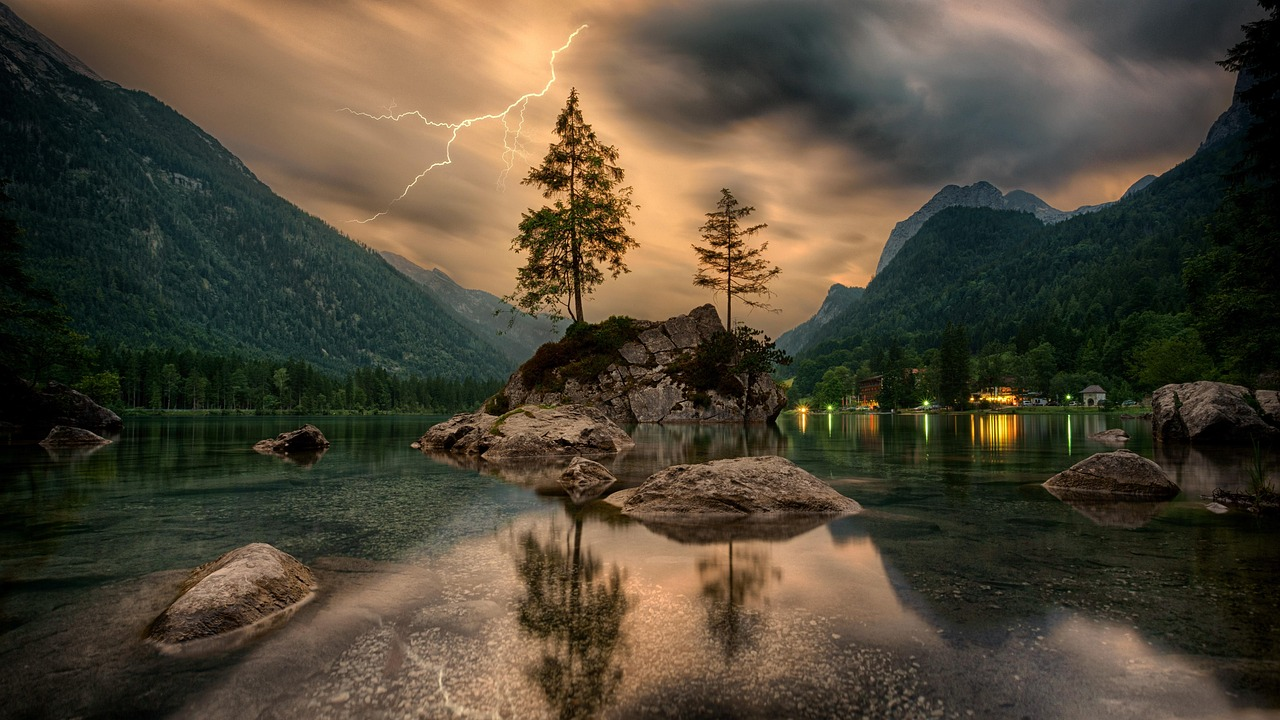
#> input picture sample.jpg, 1280 x 720 px
$ jupyter execute 'first assesment.ipynb'
#> lines starting #> are read from the running program, lines starting #| are printed output that depends on the picture; after the words box and inside, x2 and y2 are one past the last pixel; in counts of white or black regions, pixels touching at a corner belong together
[cell 1]
# Import libraries
import cv2
import numpy as np
import matplotlib.pyplot as plt
from PIL import Image
from skimage import io
from scipy.spatial import distance

def show(img, title="Image", cmap=None):
    plt.figure(figsize=(6, 6))
    if len(img.shape) == 3:
        plt.imshow(cv2.cvtColor(img, cv2.COLOR_BGR2RGB))
    else:
        plt.imshow(img, cmap=cmap)
    plt.title(title)
    plt.axis('off')
    plt.show()

filename='sample.jpg'

[cell 2]
# 1. OpenCV
img_cv = cv2.imread(filename)
#> img_cv is the input picture: shape (720, 1280, 3); mean B, G, R 54.4, 70.9, 79.8
print(f"OpenCV - Type: {type(img_cv)}, Shape: {img_cv.shape} (H, W, Channels)")
#| OpenCV - Type: <class 'numpy.ndarray'>, Shape: (720, 1280, 3) (H, W, Channels)

# 2. Pillow (PIL)
img_pil = Image.open(filename)
print(f"Pillow - Type: {type(img_pil)}, Size: {img_pil.size} (W, H)")
#| Pillow - Type: <class 'PIL.JpegImagePlugin.JpegImageFile'>, Size: (1280, 720) (W, H)

# 3. Scikit-Image
img_sk = io.imread(filename)
print(f"Scikit - Type: {type(img_sk)}, Shape: {img_sk.shape} (H, W, Channels)")
#| Scikit - Type: <class 'numpy.ndarray'>, Shape: (720, 1280, 3) (H, W, Channels)
print("Yash Agarwal 23BAI0011")

[cell 3]
img_color = cv2.imread(filename)
img_gray = cv2.cvtColor(img_color, cv2.COLOR_BGR2GRAY)
_, img_binary = cv2.threshold(img_gray, 127, 255, cv2.THRESH_BINARY)
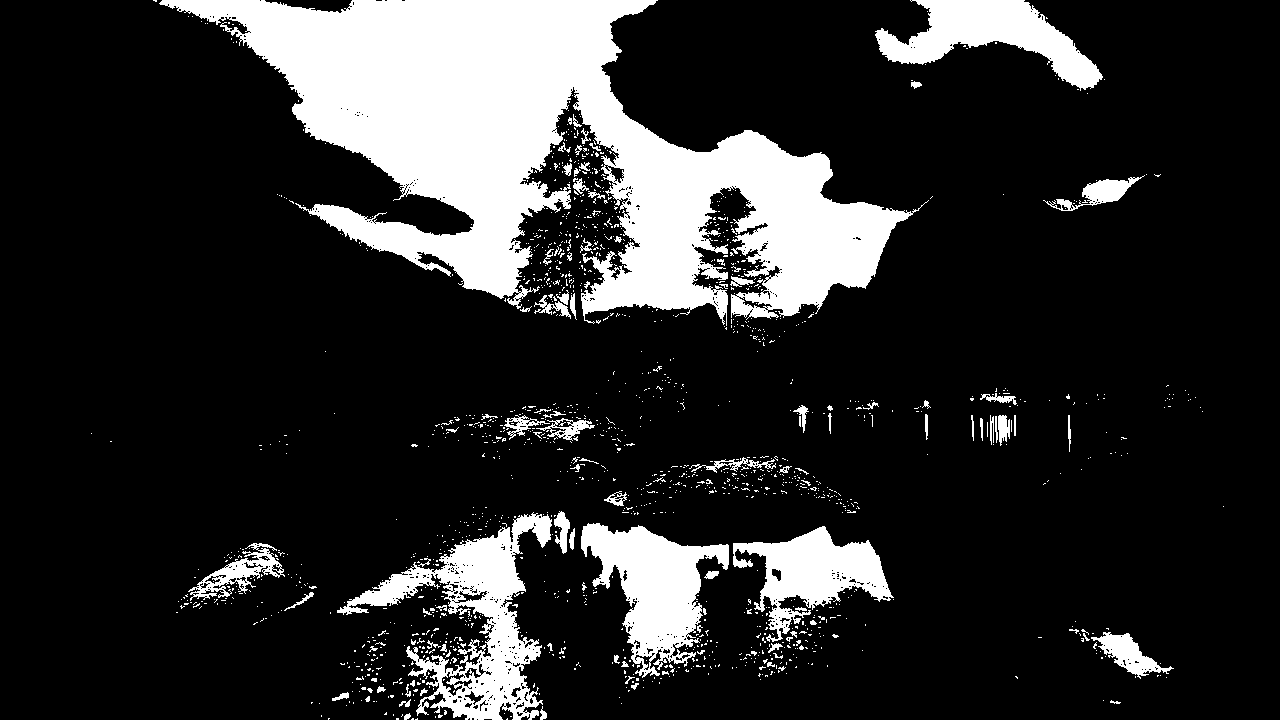
#> img_binary: shape (720, 1280); 17.5% white; 1561 white regions (1459 under 20 px), largest, box (x1, y1, x2, y2) and area: (159, 0, 929, 326) 105209, (337, 512, 552, 720) 14084, (581, 523, 729, 678) 10751

fig, axs = plt.subplots(1, 3, figsize=(15, 5))

# Plot Binary
axs[0].imshow(img_binary, cmap='gray')
axs[0].set_title('Binary Image')
axs[0].axis('off')

# Plot Grayscale
axs[1].imshow(img_gray, cmap='gray')
axs[1].set_title('Grayscale Image')
axs[1].axis('off')

# Plot Color (Convert BGR to RGB for matplotlib display)
axs[2].imshow(cv2.cvtColor(img_color, cv2.COLOR_BGR2RGB))
axs[2].set_title('Color Image')
axs[2].axis('off')

plt.show()
print("Yash Agarwal 23BAI0011")

[cell 4]
output_img = img_color.copy()

# 1. Add Text
cv2.putText(output_img, "23BAI0011", (50, 50), cv2.FONT_HERSHEY_SIMPLEX, 1, (255, 255, 255), 2)

# 2. Add Rectangle (Top-Left, Bottom-Right, Color, Thickness)
cv2.rectangle(output_img, (100, 100), (300, 300), (0, 255, 0), 3)

# 3. Add Circle (Center, Radius, Color, Thickness -1 means filled)
cv2.circle(output_img, (400, 400), 50, (0, 0, 255), -1)

# Display Original vs Output
fig, axs = plt.subplots(1, 2, figsize=(12, 6))
axs[0].imshow(cv2.cvtColor(img_color, cv2.COLOR_BGR2RGB))
axs[0].set_title('Original Image')
axs[1].imshow(cv2.cvtColor(output_img, cv2.COLOR_BGR2RGB))
axs[1].set_title('Image with Shapes & Text')
plt.show()
print("Yash Agarwal 23BAI0011")

[cell 5]
img = cv2.imread(filename)

# 4. BGR to RGB
img_rgb = cv2.cvtColor(img, cv2.COLOR_BGR2RGB)

# 5. BGR to Grayscale
img_gray = cv2.cvtColor(img, cv2.COLOR_BGR2GRAY)

# 6. BGR to HSV (Hue Saturation Value)
img_hsv = cv2.cvtColor(img, cv2.COLOR_BGR2HSV)
#> img_hsv: shape (720, 1280, 3); mean H, S, V 37, 107.9, 84.5


fig, axs = plt.subplots(1, 3, figsize=(15, 5))
axs[0].imshow(img_rgb)
axs[0].set_title('RGB Format')
axs[1].imshow(img_gray, cmap='gray')
axs[1].set_title('Grayscale')
axs[2].imshow(img_hsv)
axs[2].set_title('HSV Format')
plt.show()
print("Yash Agarwal 23BAI0011")

[cell 6]
img = cv2.imread(filename)

# Vertical Flip
flip_vert = cv2.flip(img, 0)
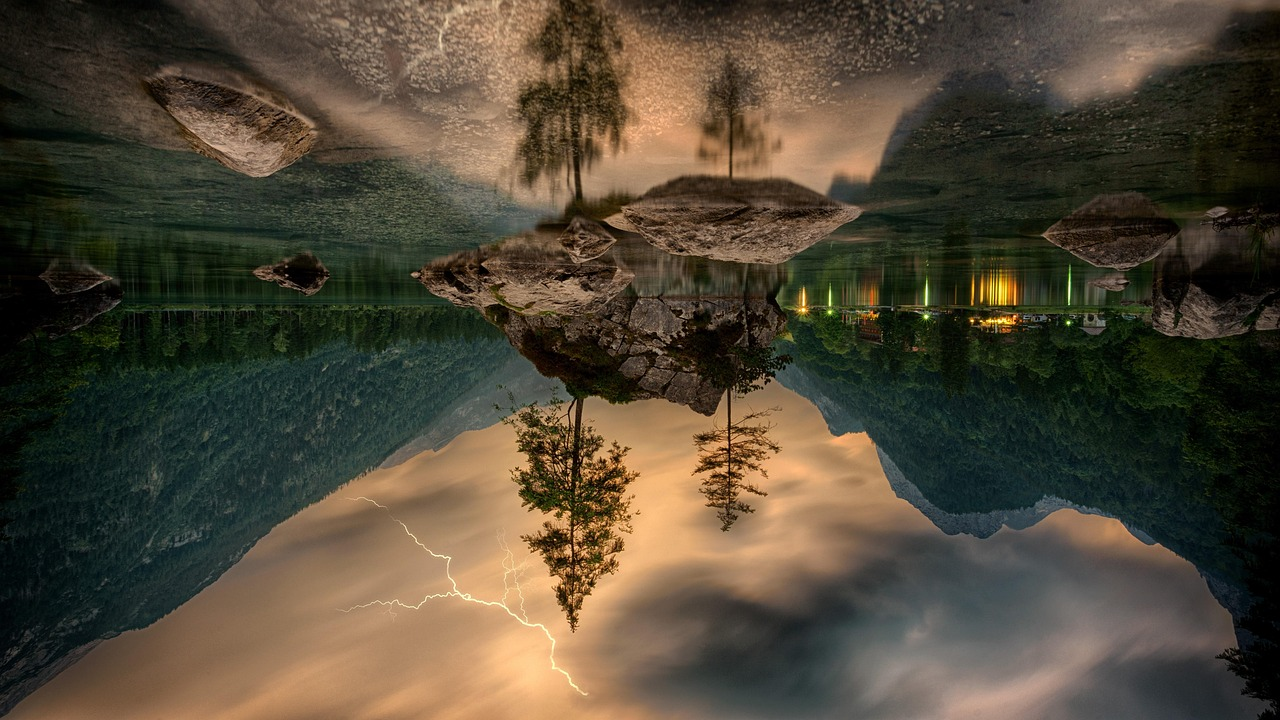
#> flip_vert: shape (720, 1280, 3); mean B, G, R 54.4, 70.9, 79.8

# Horizontal Flip
flip_horz = cv2.flip(img, 1)
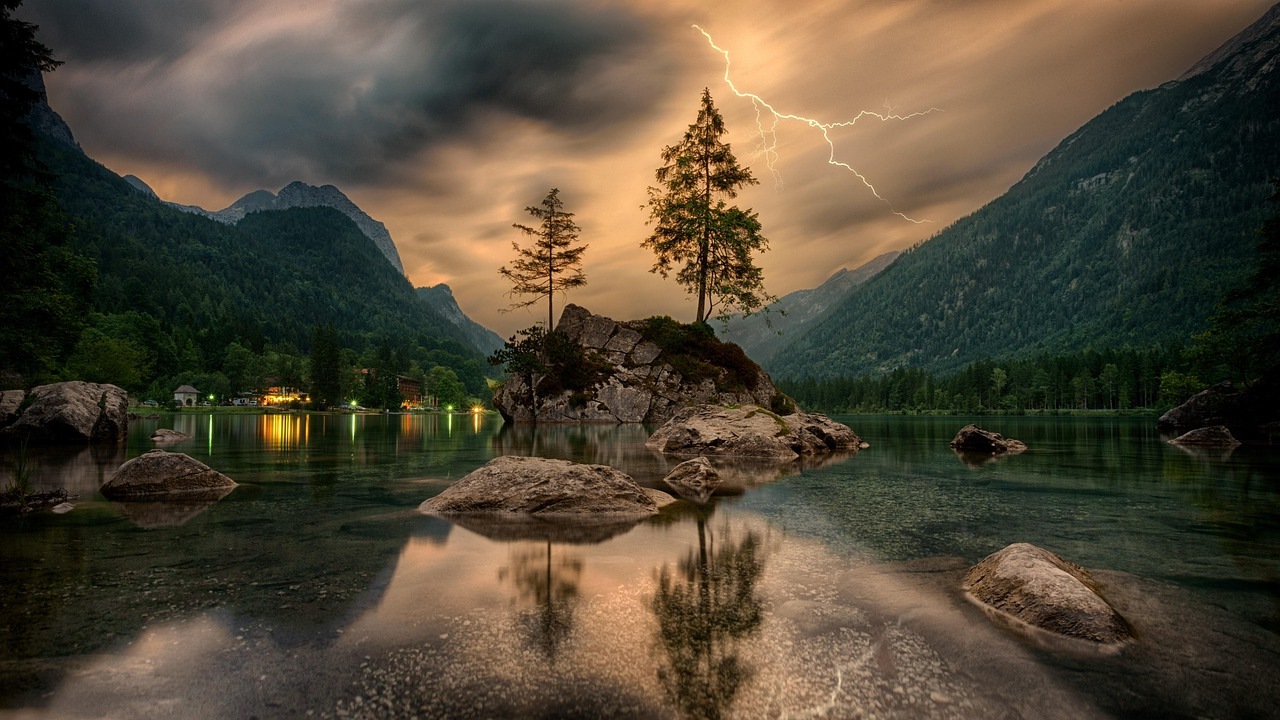
#> flip_horz: shape (720, 1280, 3); mean B, G, R 54.4, 70.9, 79.8

fig, axs = plt.subplots(1, 2, figsize=(12, 6))
axs[0].imshow(cv2.cvtColor(flip_vert, cv2.COLOR_BGR2RGB))
axs[0].set_title('Vertical Flip')
axs[1].imshow(cv2.cvtColor(flip_horz, cv2.COLOR_BGR2RGB))
axs[1].set_title('Horizontal Flip')
plt.show()
print("Yash Agarwal 23BAI0011")

[cell 7]
img = cv2.imread(filename)
(h, w) = img.shape[:2]
#> h = 720; w = 1280
center = (w // 2, h // 2)
#> center = (640, 360)

# a) Rotate 90 degrees, Scale 0.5 (Downscale)
M_down = cv2.getRotationMatrix2D(center, 90, 0.5)
rotated_down = cv2.warpAffine(img, M_down, (w, h))

# b) Rotate 90 degrees, Scale 2.5 (Upscale)
M_up = cv2.getRotationMatrix2D(center, 90, 2.5)
rotated_up = cv2.warpAffine(img, M_up, (w, h))
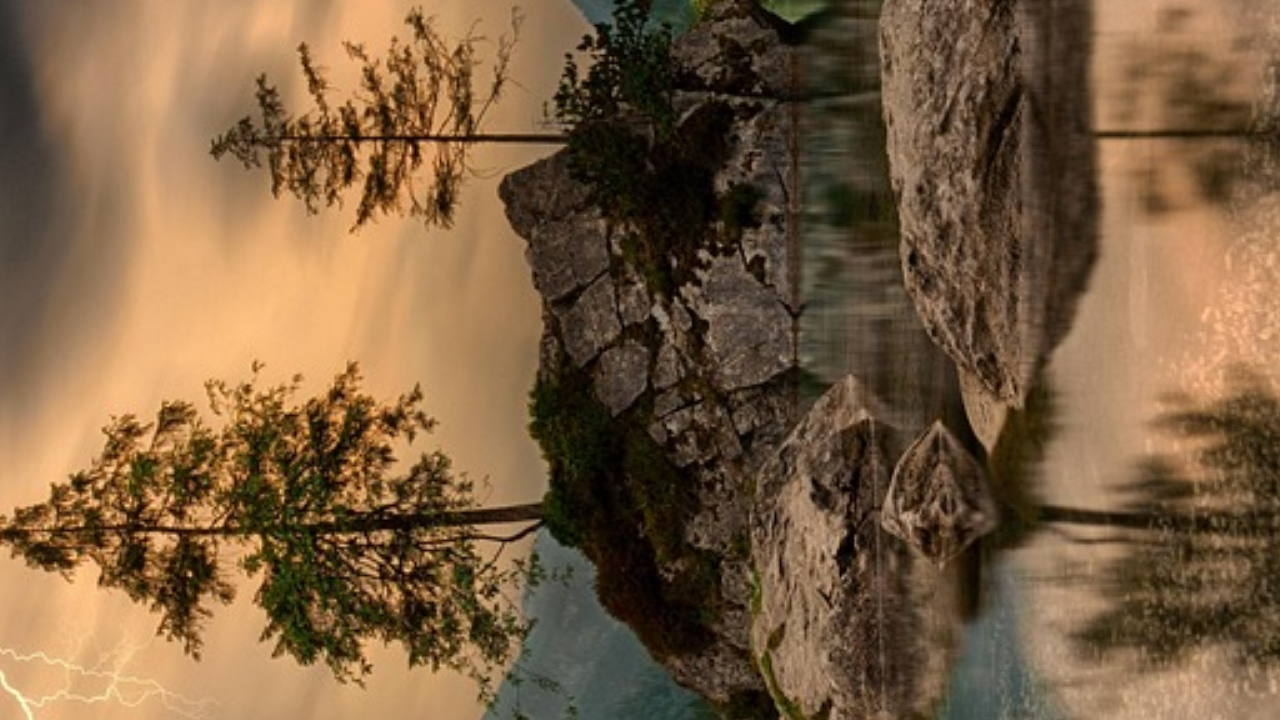
#> rotated_up: shape (720, 1280, 3); mean B, G, R 64.9, 94.4, 122.3

fig, axs = plt.subplots(1, 2, figsize=(12, 6))
axs[0].imshow(cv2.cvtColor(rotated_down, cv2.COLOR_BGR2RGB))
axs[0].set_title('Rot 90, Scale 0.5')

axs[1].imshow(cv2.cvtColor(rotated_up, cv2.COLOR_BGR2RGB))
axs[1].set_title('Rot 90, Scale 2.5')
plt.show()
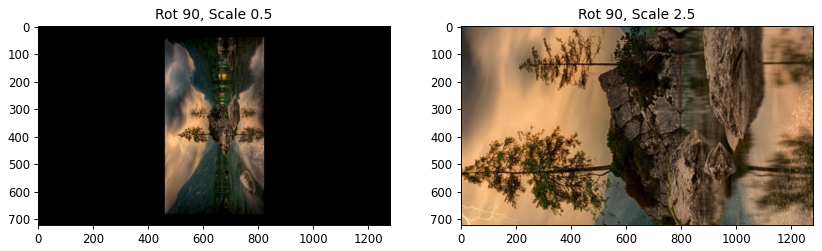
#> figure drawn by matplotlib, 2 panels
print("Yash Agarwal 23BAI0011")

[cell 8]
from scipy.spatial import distance
p1 = (50, 50)
p2 = (100, 100)

print(f"Point 1: {p1}, Point 2: {p2}")

# b) Euclidean Distance (L2 Norm) - Straight line distance
dist_euclidean = distance.euclidean(p1, p2)
print(f"Euclidean Distance: {dist_euclidean:.2f}")

# c) City Block Distance (Manhattan / L1 Norm) - Grid path
dist_city = distance.cityblock(p1, p2)
print(f"City Block Distance: {dist_city}")

# d) Chessboard Distance (Chebyshev / L-infinity) - Max of differences
dist_chess = distance.chebyshev(p1, p2)
print(f"Chessboard Distance: {dist_chess}")

# a) Distance Transform (OpenCV Specific)
dist_transform = cv2.distanceTransform(img_binary, cv2.DIST_L2, 5)

plt.figure(figsize=(6,6))
plt.imshow(dist_transform, cmap='gray')
plt.title("Distance Transform (Visualized)")
plt.axis('off')
plt.show()
print("Yash Agarwal 23BAI0011")

[cell 9]
gray = cv2.cvtColor(img, cv2.COLOR_BGR2GRAY)
_, img_binary = cv2.threshold(gray, 127, 255, cv2.THRESH_BINARY)
p1 = (50, 50)
p2 = (100, 100)
dist_transform = cv2.distanceTransform(img_binary, cv2.DIST_L2, 5)
d_euclidean = distance.euclidean(p1, p2)
d_cityblock = distance.cityblock(p1, p2)
d_chessboard = distance.chebyshev(p1, p2)

print(f"--- Distance Measures between {p1} and {p2} ---")
print(f"b) Euclidean Distance: {d_euclidean:.2f}")
print(f"c) City Block Distance: {d_cityblock:.2f}")
print(f"d) Chessboard Distance: {d_chessboard:.2f}")
plt.figure(figsize=(12, 6))

# Subplot 1: Input Binary Image
plt.subplot(1, 2, 1)
plt.imshow(img_binary, cmap='gray')
plt.title("Original Binary Input")
plt.scatter([p1[1], p2[1]], [p1[0], p2[0]], color='red', s=40)
plt.axis('off')

# Subplot 2: Distance Transform
plt.subplot(1, 2, 2)
plt.imshow(dist_transform, cmap='gray')
plt.title("Distance Transform Output")
plt.axis('off')

plt.tight_layout()
plt.show()
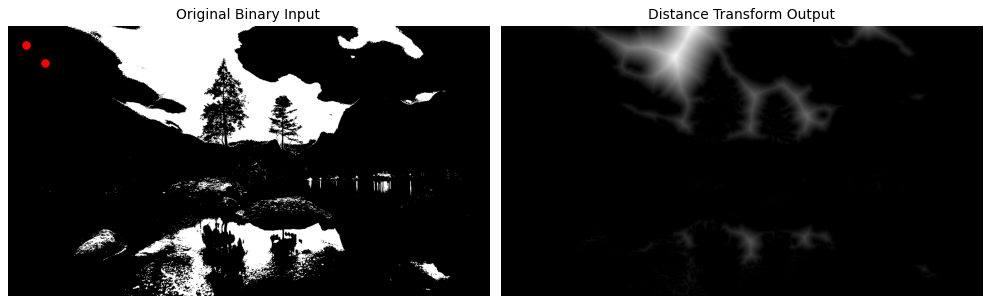
#> figure drawn by matplotlib, 2 panels
print("Yash Agarwal 23BAI0011")
